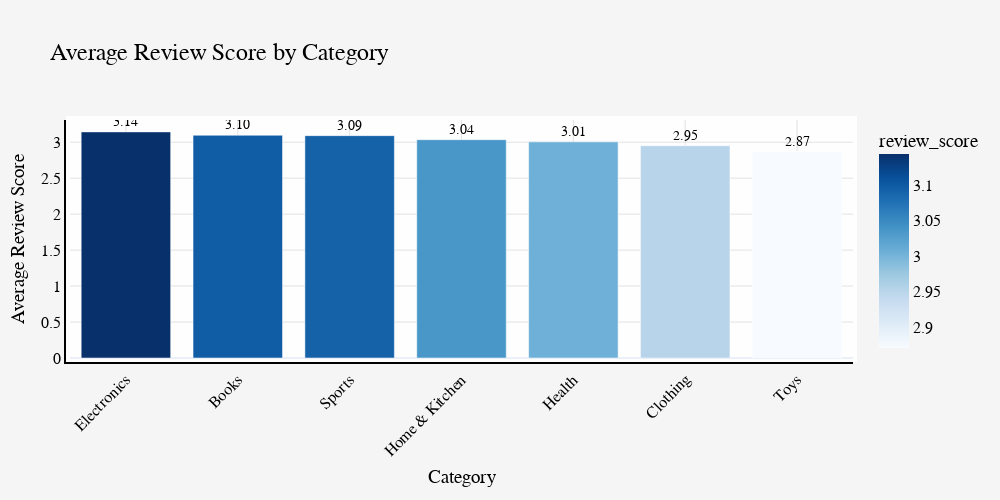
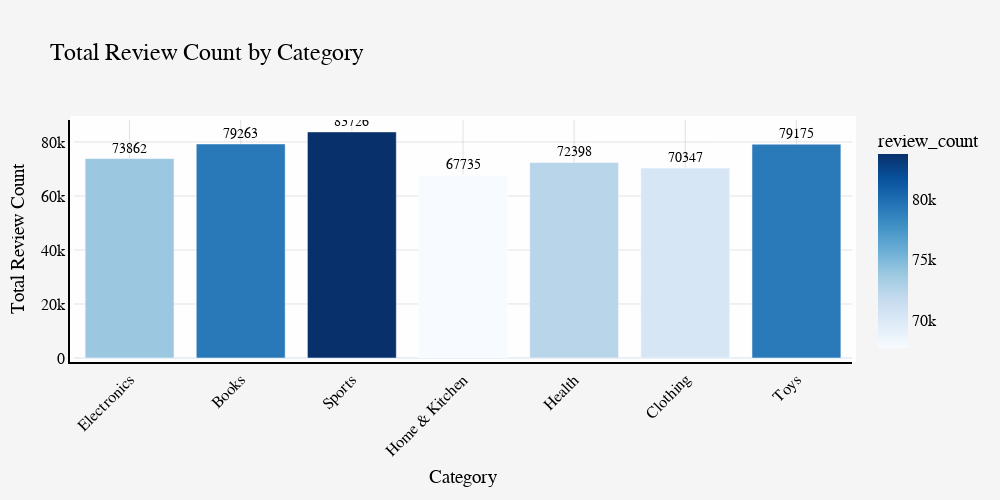

Notebook code for these charts, in order:
### Code cell
# Calculate average review score and total review count per category
category_reviews = df.groupby('category').agg({
    'review_score': 'mean',
    'review_count': 'sum'
}).sort_values(by='review_score', ascending=False).reset_index()

# Plotting Average Review Score by Category with Plotly
fig = px.bar(category_reviews, x='category', y='review_score',
             title='Average Review Score by Category',
             color='review_score', color_continuous_scale='Blues',  # Beautiful color palette
             text='review_score')  # Adding text labels

fig.update_layout(
    title_font_size=24,  # Larger title font size
    xaxis_title="Category",
    yaxis_title="Average Review Score",
    xaxis_tickangle=-45,  # Rotate x-axis labels for better readability
    template="plotly_white",  # Light background theme
    plot_bgcolor='rgba(255,255,255,0.9)',  # Slightly off-white plot background
    paper_bgcolor='rgba(245,245,245,1)',  # Light gray paper background
    xaxis=dict(showgrid=True, gridcolor='rgba(200,200,200,0.5)', linecolor='black', linewidth=2),
    yaxis=dict(showgrid=True, gridcolor='rgba(200,200,200,0.5)', linecolor='black', linewidth=2),
    font=dict(family="Arial", size=16, color="black"),
    margin=dict(l=70, r=50, b=140, t=120, pad=4),  # Adjust margins
    width=1000,  # Width of the plot
    height=500   # Height of the plot
)
fig.update_traces(texttemplate='%{text:.2f}', textfont_size=14, textposition='outside')  # Format text labels

fig.show()

# Plotting Total Review Count by Category with Plotly
fig = px.bar(category_reviews, x='category', y='review_count',
             title='Total Review Count by Category',
             color='review_count', color_continuous_scale='Blues',  # Beautiful color palette
             text='review_count')  # Adding text labels

fig.update_layout(
    title_font_size=24,  # Larger title font size
    xaxis_title="Category",
    yaxis_title="Total Review Count",
    xaxis_tickangle=-45,  # Rotate x-axis labels for better readability
    template="plotly_white",  # Light background theme
    plot_bgcolor='rgba(255,255,255,0.9)',  # Slightly off-white plot background
    paper_bgcolor='rgba(245,245,245,1)',  # Light gray paper background
    xaxis=dict(showgrid=True, gridcolor='rgba(200,200,200,0.5)', linecolor='black', linewidth=2),
    yaxis=dict(showgrid=True, gridcolor='rgba(200,200,200,0.5)', linecolor='black', linewidth=2),
    font=dict(family="Arial", size=16, color="black"),
    margin=dict(l=70, r=50, b=140, t=120, pad=4),  # Adjust margins
    width=1000,  # Width of the plot
    height=500   # Height of the plot
)
fig.update_traces(texttemplate='%{text:.0f}', textfont_size=14, textposition='outside')  # Format text labels

fig.show()

### Figure 1 — Plotly figure (JSON) as saved in the notebook; plotly's stock layout.template omitted (floating-point values rounded to 4 significant figures)
{"data": [{"alignmentgroup": "True", "hovertemplate": "category=%{x}<br>review_score=%{marker.color}<extra></extra>", "legendgroup": "", "marker": {"color": [3.143, 3.097, 3.092, 3.035, 3.005, 2.952, 2.871], "coloraxis": "coloraxis", "pattern": {"shape": ""}}, "name": "", "offsetgroup": "", "orientation": "v", "showlegend": false, "text": [3.143, 3.097, 3.092, 3.035, 3.005, 2.952, 2.871], "textfont": {"size": 14}, "textposition": "outside", "texttemplate": "%{text:.2f}", "type": "bar", "x": ["Electronics", "Books", "Sports", "Home & Kitchen", "Health", "Clothing", "Toys"], "xaxis": "x", "y": [3.143, 3.097, 3.092, 3.035, 3.005, 2.952, 2.871], "yaxis": "y"}], "layout": {"barmode": "relative", "coloraxis": {"colorbar": {"title": {"text": "review_score"}}, "colorscale": [[0, "rgb(247,251,255)"], [0.125, "rgb(222,235,247)"], [0.25, "rgb(198,219,239)"], [0.375, "rgb(158,202,225)"], [0.5, "rgb(107,174,214)"], [0.625, "rgb(66,146,198)"], [0.75, "rgb(33,113,181)"], [0.875, "rgb(8,81,156)"], [1, "rgb(8,48,107)"]]}, "font": {"color": "black", "family": "Arial", "size": 16}, "height": 500, "legend": {"tracegroupgap": 0}, "margin": {"b": 140, "l": 70, "pad": 4, "r": 50, "t": 120}, "paper_bgcolor": "rgba(245,245,245,1)", "plot_bgcolor": "rgba(255,255,255,0.9)", "title": {"font": {"size": 24}, "text": "Average Review Score by Category"}, "width": 1000, "xaxis": {"anchor": "y", "domain": [0, 1], "gridcolor": "rgba(200,200,200,0.5)", "linecolor": "black", "linewidth": 2, "showgrid": true, "tickangle": -45, "title": {"text": "Category"}}, "yaxis": {"anchor": "x", "domain": [0, 1], "gridcolor": "rgba(200,200,200,0.5)", "linecolor": "black", "linewidth": 2, "showgrid": true, "title": {"text": "Average Review Score"}}}}

### Figure 2 — Plotly figure (JSON) as saved in the notebook; plotly's stock layout.template omitted (floating-point values rounded to 4 significant figures)
{"data": [{"alignmentgroup": "True", "hovertemplate": "category=%{x}<br>review_count=%{marker.color}<extra></extra>", "legendgroup": "", "marker": {"color": [73862, 79263, 83726, 67735, 72398, 70347, 79175], "coloraxis": "coloraxis", "pattern": {"shape": ""}}, "name": "", "offsetgroup": "", "orientation": "v", "showlegend": false, "text": [73862, 79263, 83726, 67735, 72398, 70347, 79175], "textfont": {"size": 14}, "textposition": "outside", "texttemplate": "%{text:.0f}", "type": "bar", "x": ["Electronics", "Books", "Sports", "Home & Kitchen", "Health", "Clothing", "Toys"], "xaxis": "x", "y": [73862, 79263, 83726, 67735, 72398, 70347, 79175], "yaxis": "y"}], "layout": {"barmode": "relative", "coloraxis": {"colorbar": {"title": {"text": "review_count"}}, "colorscale": [[0, "rgb(247,251,255)"], [0.125, "rgb(222,235,247)"], [0.25, "rgb(198,219,239)"], [0.375, "rgb(158,202,225)"], [0.5, "rgb(107,174,214)"], [0.625, "rgb(66,146,198)"], [0.75, "rgb(33,113,181)"], [0.875, "rgb(8,81,156)"], [1, "rgb(8,48,107)"]]}, "font": {"color": "black", "family": "Arial", "size": 16}, "height": 500, "legend": {"tracegroupgap": 0}, "margin": {"b": 140, "l": 70, "pad": 4, "r": 50, "t": 120}, "paper_bgcolor": "rgba(245,245,245,1)", "plot_bgcolor": "rgba(255,255,255,0.9)", "title": {"font": {"size": 24}, "text": "Total Review Count by Category"}, "width": 1000, "xaxis": {"anchor": "y", "domain": [0, 1], "gridcolor": "rgba(200,200,200,0.5)", "linecolor": "black", "linewidth": 2, "showgrid": true, "tickangle": -45, "title": {"text": "Category"}}, "yaxis": {"anchor": "x", "domain": [0, 1], "gridcolor": "rgba(200,200,200,0.5)", "linecolor": "black", "linewidth": 2, "showgrid": true, "title": {"text": "Total Review Count"}}}}
